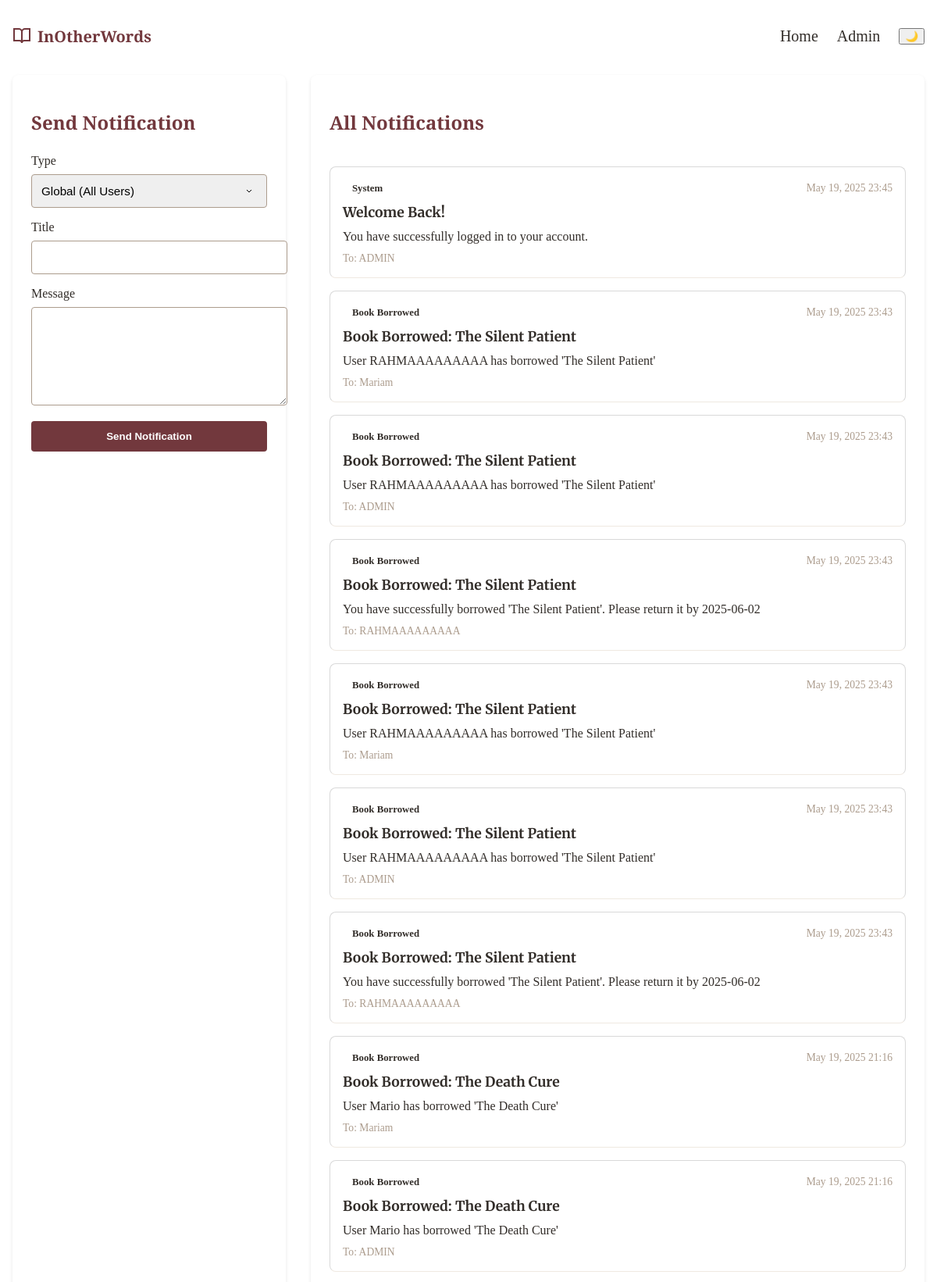
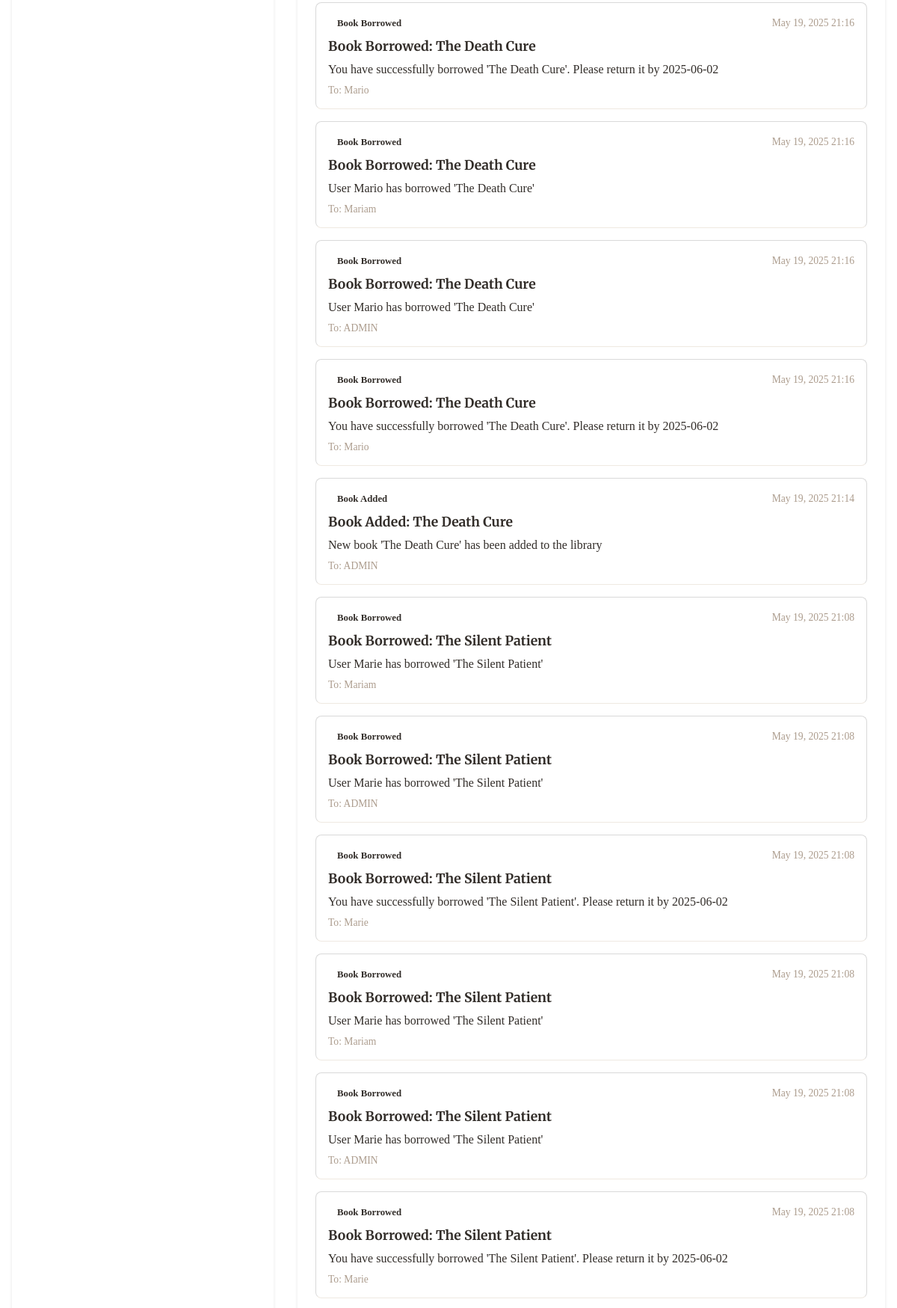
Screenshot of /library-admin/notifications/ (signed in, upper part) with the database file from the repository (2 pictures, top to bottom).
### books/models.py (models this page shows, shortened)
class Notification(models.Model):
    NOTIFICATION_TYPES = [
        ('personal', 'Personal'),
        ('global', 'Global'),
        ('system', 'System'),
        ('book_added', 'Book Added'),
        ('book_edited', 'Book Edited'),
        ('book_removed', 'Book Removed'),
        ('book_borrowed', 'Book Borrowed'),
        ('book_returned', 'Book Returned'),
    ]
    recipient = models.ForeignKey(User, on_delete=models.CASCADE, related_name='notifications_received', null=True, blank=True)
    sender = models.ForeignKey(User, on_delete=models.SET_NULL, related_name='notifications_sent', null=True, blank=True)
    title = models.CharField(max_length=200)
    message = models.TextField()
    notification_type = models.CharField(max_length=20, choices=NOTIFICATION_TYPES)
    created_at = models.DateTimeField(auto_now_add=True)
    is_read = models.BooleanField(default=False)
    related_book = models.ForeignKey('Book', on_delete=models.SET_NULL, null=True, blank=True)
    class Meta:
        ordering = ['-created_at']

### books/views_notifications.py (the view, shortened to what this page needs)
# urls.py: path('library-admin/notifications/', admin_notifications, name='admin-notifications'),
@user_passes_test(is_admin)
def admin_notifications(request):
    notifications = Notification.objects.filter(
        Q(sender=request.user) |  # Notifications sent by this admin
        Q(recipient=request.user) |  # Notifications received by this admin
        Q(notification_type__in=['book_added', 'book_edited', 'book_removed', 'book_borrowed', 'book_returned'])  # Book-related notifications
    ).order_by('-created_at')
    unread_count = notifications.filter(is_read=False).count()
    notifications.filter(is_read=False).update(is_read=True)
    users = User.objects.filter(is_staff=False)  # Get non-staff users for recipient selection
    return render(request, 'notifications-admin.html', {
        'notifications': notifications,
        'unread_notifications_count': unread_count,
        'users': users
    })

### books/views_notifications.py (called while the page is built)
def is_admin(user):
    return user.is_staff

### Templates/notifications-admin.html (shortened to what this page needs)
{% extends 'base.html' %}
{% load static %}
{% block content %}
<div class="notifications-container">
    <div class="notifications-grid">
        <div class="send-notification-card">
            <h2>Send Notification</h2>
            <form method="POST">
                <div class="form-group">
                    <label for="notification_type">Type</label>
                    <select class="form-control" id="notification_type" name="notification_type" required>
                        <option value="global">Global (All Users)</option>
                    </select>
                </div>
                <div class="form-group">
                    <label for="title">Title</label>
                    <input type="text" class="form-control" id="title" name="title" required>
                </div>
                <div class="form-group">
                    <label for="message">Message</label>
                    <textarea class="form-control" id="message" name="message" rows="3" required></textarea>
                </div>
                <button type="submit" class="btn-send">Send Notification</button>
            </form>
        </div>
        <div class="notifications-list">
            <h2>All Notifications</h2>
            {% if notifications %}
                {% for notification in notifications %}
                    <div class="notification-card">
                        <div class="notification-header">
                            <span class="notification-type type-{{ notification.notification_type }}">
                                {{ notification.get_notification_type_display }}
                            </span>
                            <span class="notification-date">{{ notification.created_at|date:"M d, Y H:i" }}</span>
                        </div>
                        <h3 class="notification-title">{{ notification.title }}</h3>
                        <p class="notification-message">{{ notification.message }}</p>
                        <div class="notification-meta">
                            {% if notification.recipient %}
                                <span>To: {{ notification.recipient.username }}</span>
                            {% endif %}
                        </div>
                    </div>
                {% endfor %}
            {% else %}
                <p>No notifications found.</p>
            {% endif %}
        </div>
    </div>
</div>
{% endblock %}

### Static/css/Navbar_Footer.css (style rules this page uses)
body { margin: 0; padding: 0; overflow-x: hidden; width: 100%; min-height: 100vh; box-sizing: border-box; }
:root { --dark-brown: #322d29; --brand-red: #72383d; --warm-taupe: #ac9c8d; --light-gray: #d9d9d9; --cream: #efe9e1; }

### Static/css/notifications.css (style rules this page uses)
:root { --dark-brown: #322d29; --brand-red: #72383d; --warm-taupe: #ac9c8d; --light-gray: #d9d9d9; --cream: #efe9e1; }
.notifications-container { max-width: 1200px; margin: 2rem auto; padding: 0 1rem; }
.notifications-list { display: flex; flex-direction: column; gap: 1rem; }
.notification-card { background-color: white; border: 1px solid var(--light-gray); border-radius: 8px; padding: 1.5rem; transition: all 0.3s ease; position: relative; overflow: hidden; }
.notification-header { display: flex; justify-content: space-between; align-items: center; margin-bottom: 1rem; }
.notification-meta { display: flex; align-items: center; gap: 1rem; }
.notification-type { color: var(--dark-brown); font-weight: 500; font-size: 0.9rem; }
.notification-date { color: var(--warm-taupe); font-size: 0.85rem; }
.notification-title { color: var(--dark-brown); font-size: 1.1rem; margin: 0 0 0.5rem 0; font-family: 'Merriweather', serif; }
.notification-message { color: var(--warm-taupe); line-height: 1.5; margin: 0 0 1rem 0; }

### Templates/notifications-admin.html (style rules this page uses)
.notifications-container { max-width: 1200px; margin: 6rem auto 2rem; padding: 0 1rem; }
.notifications-grid { display: grid; grid-template-columns: 350px 1fr; gap: 2rem; margin-top: 2rem; }
.send-notification-card { background: white; border-radius: 8px; box-shadow: 0 2px 4px rgba(0, 0, 0, 0.1); padding: 1.5rem; }
.send-notification-card h2 { color: var(--brand-red); margin-bottom: 1.5rem; font-family: 'Playfair Display', serif; }
.form-group { margin-bottom: 1rem; }
.form-group label { display: block; margin-bottom: 0.5rem; color: var(--dark-brown); font-weight: 500; }
.form-control { width: 100%; padding: 0.75rem; border: 1px solid var(--warm-taupe); border-radius: 4px; font-size: 0.95rem; transition: border-color 0.3s ease; }
select.form-control { appearance: none; background-repeat: no-repeat; background-position: right 1rem center; padding-right: 2.5rem; }
textarea.form-control { min-height: 100px; resize: vertical; }
.btn-send { background: var(--brand-red); color: white; border: none; padding: 0.75rem 1.5rem; border-radius: 4px; font-weight: 600; cursor: pointer; transition: all 0.3s ease; width: 100%; }
.notifications-list { background: white; border-radius: 8px; box-shadow: 0 2px 4px rgba(0, 0, 0, 0.1); padding: 1.5rem; }
.notifications-list h2 { color: var(--brand-red); margin-bottom: 1.5rem; font-family: 'Playfair Display', serif; }
.notification-card { padding: 1rem; border-bottom: 1px solid var(--cream); transition: background-color 0.3s ease; }
.notification-header { display: flex; justify-content: space-between; align-items: center; margin-bottom: 0.5rem; }
.notification-type { font-size: 0.8rem; padding: 0.25rem 0.75rem; border-radius: 12px; font-weight: 600; }
.notification-date { font-size: 0.85rem; color: var(--warm-taupe); }
.notification-title { font-size: 1.1rem; color: var(--dark-brown); margin-bottom: 0.5rem; }
.notification-message { color: var(--dark-brown); margin-bottom: 0.5rem; line-height: 1.5; }
.notification-meta { font-size: 0.85rem; color: var(--warm-taupe); }

### rows the page displays
Notification: notification_type "System", created_at "May 19, 2025 23:45", title "Welcome Back!", message "You have successfully logged in to your account.", recipient.username "ADMIN"
Notification: notification_type "Book Borrowed", created_at "May 19, 2025 23:43", title "Book Borrowed: The Silent Patient", message "User RAHMAAAAAAAAA has borrowed 'The Silent Patient'", recipient.username "Mariam"
Notification: notification_type "Book Borrowed", created_at "May 19, 2025 23:43", title "Book Borrowed: The Silent Patient", message "User RAHMAAAAAAAAA has borrowed 'The Silent Patient'", recipient.username "ADMIN"
Notification: notification_type "Book Borrowed", created_at "May 19, 2025 23:43", title "Book Borrowed: The Silent Patient", message "You have successfully borrowed 'The Silent Patient'. Please return it by 2025-06-02", recipient.username "RAHMAAAAAAAAA"
Notification: notification_type "Book Borrowed", created_at "May 19, 2025 23:43", title "Book Borrowed: The Silent Patient", message "User RAHMAAAAAAAAA has borrowed 'The Silent Patient'", recipient.username "Mariam"
Notification: notification_type "Book Borrowed", created_at "May 19, 2025 23:43", title "Book Borrowed: The Silent Patient", message "User RAHMAAAAAAAAA has borrowed 'The Silent Patient'", recipient.username "ADMIN"
Notification: notification_type "Book Borrowed", created_at "May 19, 2025 23:43", title "Book Borrowed: The Silent Patient", message "You have successfully borrowed 'The Silent Patient'. Please return it by 2025-06-02", recipient.username "RAHMAAAAAAAAA"
Notification: notification_type "Book Borrowed", created_at "May 19, 2025 21:16", title "Book Borrowed: The Death Cure", message "User Mario has borrowed 'The Death Cure'", recipient.username "Mariam"
Notification: notification_type "Book Borrowed", created_at "May 19, 2025 21:16", title "Book Borrowed: The Death Cure", message "User Mario has borrowed 'The Death Cure'", recipient.username "ADMIN"
Notification: notification_type "Book Borrowed", created_at "May 19, 2025 21:16", title "Book Borrowed: The Death Cure", message "You have successfully borrowed 'The Death Cure'. Please return it by 2025-06-02", recipient.username "Mario"
Notification: notification_type "Book Borrowed", created_at "May 19, 2025 21:16", title "Book Borrowed: The Death Cure", message "User Mario has borrowed 'The Death Cure'", recipient.username "Mariam"
Notification: notification_type "Book Borrowed", created_at "May 19, 2025 21:16", title "Book Borrowed: The Death Cure", message "User Mario has borrowed 'The Death Cure'", recipient.username "ADMIN"
Notification: notification_type "Book Borrowed", created_at "May 19, 2025 21:16", title "Book Borrowed: The Death Cure", message "You have successfully borrowed 'The Death Cure'. Please return it by 2025-06-02", recipient.username "Mario"
Notification: notification_type "Book Added", created_at "May 19, 2025 21:14", title "Book Added: The Death Cure", message "New book 'The Death Cure' has been added to the library", recipient.username "ADMIN"
Notification: notification_type "Book Borrowed", created_at "May 19, 2025 21:08", title "Book Borrowed: The Silent Patient", message "User Marie has borrowed 'The Silent Patient'", recipient.username "Mariam"
Notification: notification_type "Book Borrowed", created_at "May 19, 2025 21:08", title "Book Borrowed: The Silent Patient", message "User Marie has borrowed 'The Silent Patient'", recipient.username "ADMIN"
Notification: notification_type "Book Borrowed", created_at "May 19, 2025 21:08", title "Book Borrowed: The Silent Patient", message "You have successfully borrowed 'The Silent Patient'. Please return it by 2025-06-02", recipient.username "Marie"
Notification: notification_type "Book Borrowed", created_at "May 19, 2025 21:08", title "Book Borrowed: The Silent Patient", message "User Marie has borrowed 'The Silent Patient'", recipient.username "Mariam"
Notification: notification_type "Book Borrowed", created_at "May 19, 2025 21:08", title "Book Borrowed: The Silent Patient", message "User Marie has borrowed 'The Silent Patient'", recipient.username "ADMIN"
Notification: notification_type "Book Borrowed", created_at "May 19, 2025 21:08", title "Book Borrowed: The Silent Patient", message "You have successfully borrowed 'The Silent Patient'. Please return it by 2025-06-02", recipient.username "Marie"
